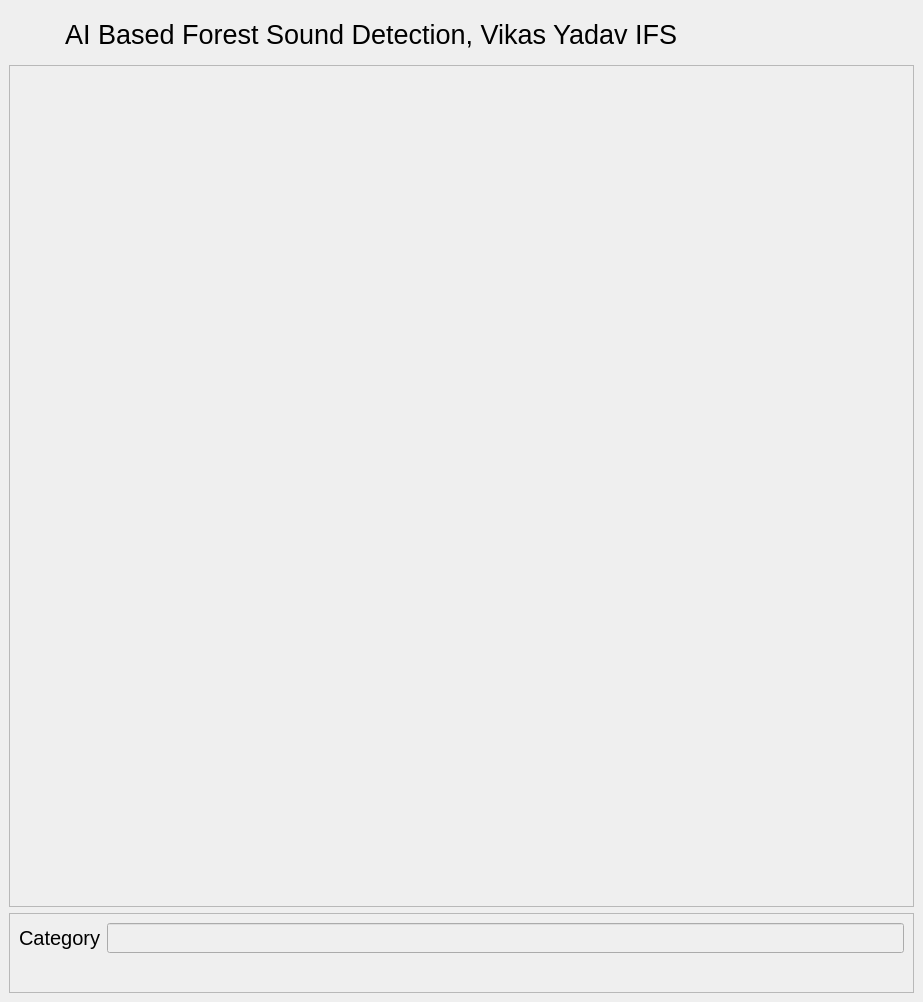
<?xml version="1.0" encoding="UTF-8"?>
<ui version="4.0">
 <class>MainWindow</class>
 <widget class="QMainWindow" name="MainWindow">
  <property name="geometry">
   <rect>
    <x>0</x>
    <y>0</y>
    <width>923</width>
    <height>1002</height>
   </rect>
  </property>
  <property name="windowTitle">
   <string>AI Sound Detector</string>
  </property>
  <widget class="QWidget" name="centralwidget">
   <layout class="QVBoxLayout" name="verticalLayout_3">
    <item>
     <layout class="QHBoxLayout" name="horizontalLayout">
      <item>
       <widget class="QLabel" name="label_2">
        <property name="minimumSize">
         <size>
          <width>50</width>
          <height>50</height>
         </size>
        </property>
        <property name="maximumSize">
         <size>
          <width>50</width>
          <height>50</height>
         </size>
        </property>
        <property name="text">
         <string/>
        </property>
        <property name="pixmap">
         <pixmap resource="resources.qrc">:/assets/Indian_Forest_Service,_IFS_logo.png</pixmap>
        </property>
        <property name="scaledContents">
         <bool>true</bool>
        </property>
       </widget>
      </item>
      <item>
       <widget class="QLabel" name="label">
        <property name="maximumSize">
         <size>
          <width>16777215</width>
          <height>40</height>
         </size>
        </property>
        <property name="font">
         <font>
          <pointsize>20</pointsize>
         </font>
        </property>
        <property name="text">
         <string>AI Based Forest Sound Detection, Vikas Yadav IFS</string>
        </property>
       </widget>
      </item>
     </layout>
    </item>
    <item>
     <widget class="QFrame" name="frame_2">
      <property name="frameShape">
       <enum>QFrame::StyledPanel</enum>
      </property>
      <property name="frameShadow">
       <enum>QFrame::Raised</enum>
      </property>
      <layout class="QVBoxLayout" name="verticalLayout_2">
       <item>
        <layout class="QVBoxLayout" name="verticalLayout"/>
       </item>
      </layout>
     </widget>
    </item>
    <item>
     <widget class="QFrame" name="frame">
      <property name="maximumSize">
       <size>
        <width>16777215</width>
        <height>80</height>
       </size>
      </property>
      <property name="frameShape">
       <enum>QFrame::StyledPanel</enum>
      </property>
      <property name="frameShadow">
       <enum>QFrame::Raised</enum>
      </property>
      <layout class="QVBoxLayout" name="verticalLayout_4">
       <item>
        <layout class="QFormLayout" name="formLayout">
         <item row="0" column="0">
          <widget class="QLabel" name="label_3">
           <property name="maximumSize">
            <size>
             <width>16777215</width>
             <height>30</height>
            </size>
           </property>
           <property name="font">
            <font>
             <pointsize>15</pointsize>
            </font>
           </property>
           <property name="text">
            <string>Category</string>
           </property>
          </widget>
         </item>
         <item row="0" column="1">
          <widget class="QLineEdit" name="labelText">
           <property name="enabled">
            <bool>false</bool>
           </property>
           <property name="maximumSize">
            <size>
             <width>16777215</width>
             <height>30</height>
            </size>
           </property>
           <property name="font">
            <font>
             <pointsize>15</pointsize>
             <italic>true</italic>
            </font>
           </property>
          </widget>
         </item>
        </layout>
       </item>
      </layout>
     </widget>
    </item>
   </layout>
  </widget>
 </widget>
 <resources>
  <include location="resources.qrc"/>
 </resources>
 <connections/>
</ui>
